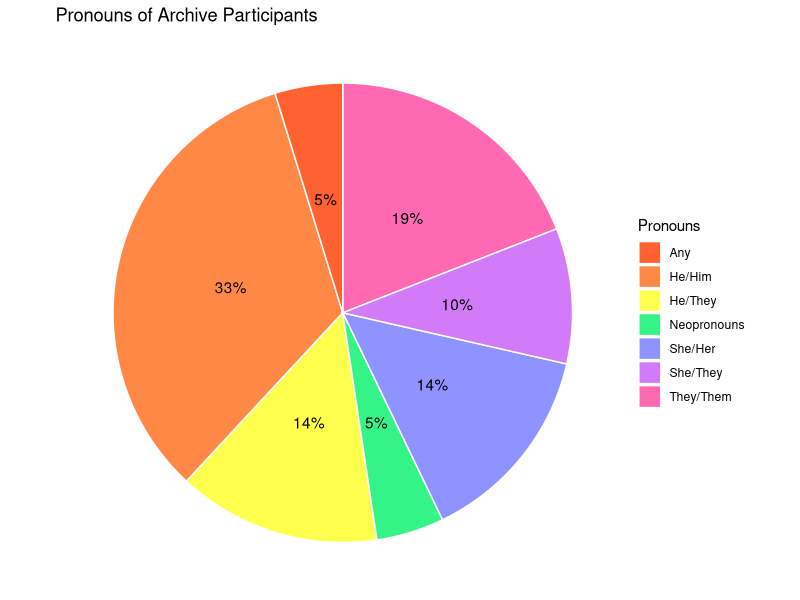

Reproduce this figure in R.
## ---- chunk 1
#| message: false
library(tidyverse)
data <- data.frame(
    group = c("He/Him", "She/Her", "They/Them", "He/They","She/They", "Any", "Neopronouns"),
    value = c(7, 3, 4, 3, 2, 1, 1)
)
## ---- chunk 2
#| caption: "Distribution of Submitter Pronouns"
#| fig-alt: |
#|    This is a pie chart of the distribution of the pronouns
#|    of those who submitted to the archive.
pride_colors <- c(
  "Any"         = "#FF6130", 
  "He/Him"      = "#FF8847",
  "He/They"     = "#FFFF4D",
  "Neopronouns" = "#34F487",
  "She/Her"     = "#8F93FF",
  "She/They"    = "#D17BF9",
  "They/Them"   = "#FF69B4"
)

ggplot(data, aes(x = "", y = value, fill = group)) +
  geom_bar(stat = "identity", width = 1, color = "white") +
  coord_polar("y", start = 0) +
  scale_fill_manual(values = pride_colors) +
  theme_void() +
  labs(title = "Pronouns of Archive Participants" ,
        fill = "Pronouns") +
  geom_text(aes(label = paste0(round(value / sum(value) * 100), "%")),
            position = position_stack(vjust = 0.5))
